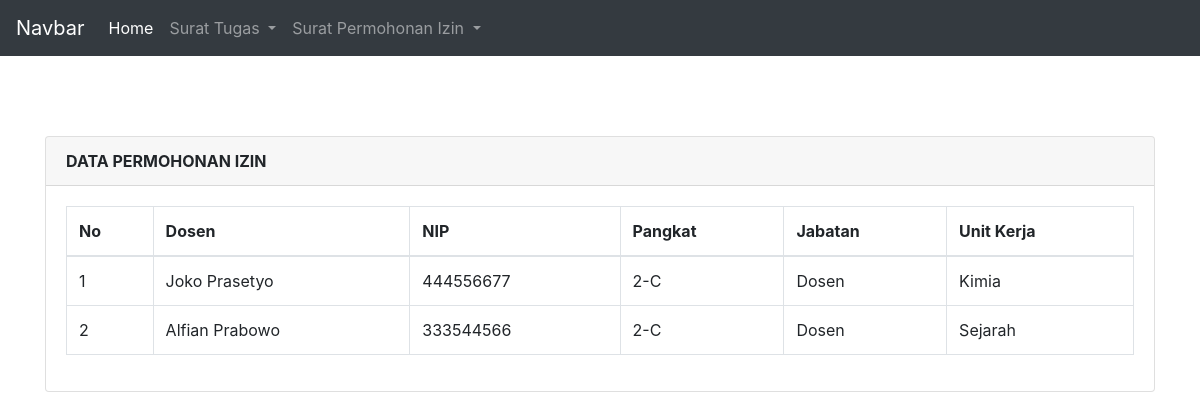
Page /2-C.php on the committed database.
### tables this page shows
CREATE TABLE `permohonan_izin` (
  `izin_id` int(11) NOT NULL,
  `nama_dsn` varchar(255) NOT NULL,
  `nip` varchar(20) NOT NULL,
  `pangkat_jabatan` varchar(50) NOT NULL,
  `jabatan` varchar(50) NOT NULL,
  `unit_kerja` varchar(255) NOT NULL,
  `dosen_id` int(11) NOT NULL
);

### connection.php (called while the page is built, shortened)
<?php
class Conn
{
    private $db = "tugas2_pweb2";
    private $username = "root";
    private $pass = "";
    private $host = "localhost";
    public function __construct()
    {
        $this->conn = mysqli_connect($this->host, $this->username, $this->pass, $this->db);
    }
}

### 2-C.php (the view, shortened to what this page needs)
<?php
include('connection.php');
class Tampil2C extends Tampilizin{
    public function tampilData()
    {
        $data = mysqli_query($this->conn, "select * from permohonan_izin
        where(pangkat_jabatan = '2-C')");
		  $hasil = [];
        if($data){
            while ($row = mysqli_fetch_array($data)) {
                $hasil[] = $row; }
            }
        return $hasil;
    }
}
$K2C = new Tampil2C();
$data = $K2C->tampilData();
include 'navbar.php';
?>
<!DOCTYPE html>
<html>
<head>
   <link rel="stylesheet" href="https://stackpath.bootstrapcdn.com/bootstrap/4.4.1/css/bootstrap.min.css">
   <link rel="stylesheet" href="//cdn.datatables.net/1.10.20/css/jquery.dataTables.min.css">
</head>
<body>
   <div class="container" style="margin-top: 80px">
      <div class="row">
         <div class="col-md-12">
            <div class="card">
               <div class="card-header">
                  <b>DATA PERMOHONAN IZIN</b>
               </div>
               <div class="card-body">
                  <table class="table table-bordered" id="myTable">
                     <thead>
                        <tr>
                           <th>No</th>
                           <th>Dosen</th>
                           <th>NIP</th>
                           <th>Pangkat</th>
                           <th>Jabatan</th>
                           <th>Unit Kerja</th>
                        </tr>
                     </thead>
                     <tbody>
                        <?php
$no = 1;
foreach ($data as $row) {
?>
                        <tr>
                           <td><?php echo $no++; ?></td>
                           <td><?php echo $row['nama_dsn']; ?></td>
                           <td><?php echo $row['nip']; ?></td>
                           <td><?php echo $row['pangkat_jabatan']; ?></td>
                           <td><?php echo $row['jabatan']; ?></td>
                           <td><?php echo $row['unit_kerja']; ?></td>
                        </tr>
                        <?php
}
?>
                     </tbody>
                  </table>
               </div>
            </div>
         </div>
      </div>
</body>
</html>

### rows in the picture
permohonan_izin: nama_dsn "Joko Prasetyo", nip "444556677", pangkat_jabatan "2-C", jabatan "Dosen", unit_kerja "Kimia"
permohonan_izin: nama_dsn "Alfian Prabowo", nip "333544566", pangkat_jabatan "2-C", jabatan "Dosen", unit_kerja "Sejarah"
